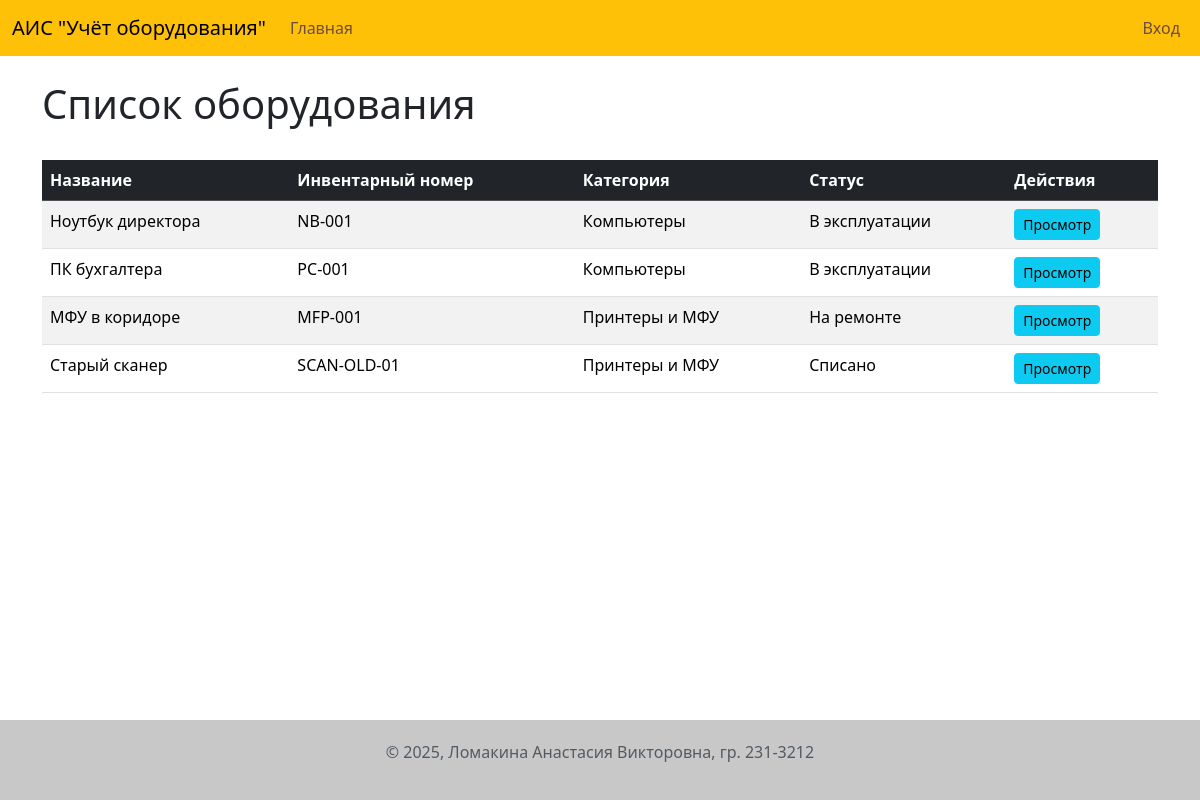
The page /index on the database as committed earlier.
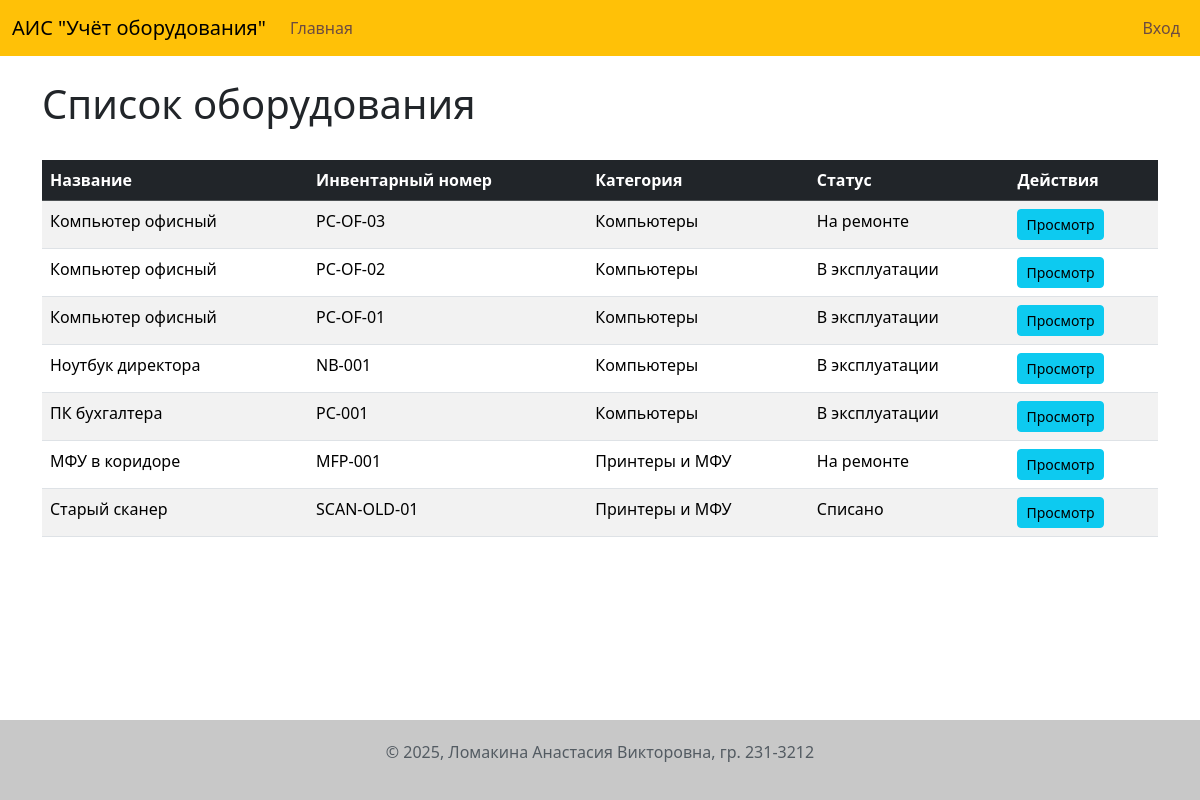
The same page on the database as committed later.
### app/models.py (models this page shows, shortened)
class Equipment(db.Model):
    id = db.Column(db.Integer, primary_key=True)
    name = db.Column(db.String(200), nullable=False)
    inventory_number = db.Column(db.String(100), unique=True, nullable=False)
    purchase_date = db.Column(db.Date, nullable=False, default=date.today)
    cost = db.Column(db.Numeric(10, 2), nullable=False)
    status = db.Column(db.Enum('В эксплуатации', 'На ремонте', 'Списано', name='equipment_status_enum'), nullable=False, default='В эксплуатации')
    notes = db.Column(db.Text)
    category_id = db.Column(db.Integer, db.ForeignKey('category.id'), nullable=False)
    image_id = db.Column(db.Integer, db.ForeignKey('image.id'), nullable=True)
    photo = db.relationship('Image', backref='equipment', uselist=False, lazy=True)
    responsible_persons = db.relationship('ResponsiblePerson', secondary=equipment_responsible_persons, lazy='subquery',
        backref=db.backref('equipments', lazy=True))
    service_history = db.relationship('ServiceHistory', backref='equipment', lazy='dynamic', cascade="all, delete-orphan")

class Category(db.Model):
    id = db.Column(db.Integer, primary_key=True)
    name = db.Column(db.String(100), unique=True, nullable=False)
    description = db.Column(db.Text)
    equipment = db.relationship('Equipment', backref='category', lazy='dynamic')

### app/routes.py (the view)
@bp.route('/')
@bp.route('/index')
def index():
    all_equipment = Equipment.query.order_by(Equipment.purchase_date.desc()).all()
    return render_template('index.html', title='Главная', equipment_list=all_equipment)

### app/templates/index.html (shortened to what this page needs)
{% extends "base.html" %}
{% block content %}
    <div class="d-flex justify-content-between align-items-center mb-4">
        <h1>Список оборудования</h1>
    </div>
    <table class="table table-striped table-hover">
        <thead class="table-dark">
            <tr>
                <th>Название</th>
                <th>Инвентарный номер</th>
                <th>Категория</th>
                <th>Статус</th>
                <th>Действия</th>
            </tr>
        </thead>
        <tbody>
            {% for item in equipment_list %}
            <tr>
                <td>{{ item.name }}</td>
                <td>{{ item.inventory_number }}</td>
                <td>{{ item.category.name }}</td>
                <td>{{ item.status }}</td>
                <td>
                    <a href="{{ url_for('main.equipment_detail', id=item.id) }}" class="btn btn-sm btn-info">Просмотр</a>
                </td>
            </tr>
            {% else %}
            <tr>
                <td colspan="5" class="text-center">Оборудование не найдено.</td>
            </tr>
            {% endfor %}
        </tbody>
    </table>
{% endblock %}

### app/templates/base.html (shortened to what this page needs)
<!DOCTYPE html>
<html lang="ru">
<head>
    <link rel="stylesheet" href="{{ url_for('static', filename='css/style.css') }}">
    <link href="https://cdn.jsdelivr.net/npm/bootstrap@5.3.2/dist/css/bootstrap.min.css" rel="stylesheet">
</head>
<body>
    <header>
        <nav class="navbar navbar-expand-lg">
            <div class="container-fluid">
                <a class="navbar-brand" href="{{ url_for('main.index') }}">АИС "Учёт оборудования"</a>
                <div class="collapse navbar-collapse">
                    <ul class="navbar-nav me-auto mb-2 mb-lg-0">
                        <li class="nav-item">
                            <a class="nav-link" href="{{ url_for('main.index') }}">Главная</a>
                        </li>
                    </ul>
                    <ul class="navbar-nav ms-auto">
                        {% if current_user.is_authenticated %}
                            <li class="nav-item">
                                <span class="navbar-text me-2">
                                    {{ current_user.username }} ({{ current_user.role }})
                                </span>
                            </li>
                            <li class="nav-item">
                                <a class="nav-link" href="{{ url_for('main.logout') }}">Выход</a>
                            </li>
                        {% else %}
                            <li class="nav-item">
                                <a class="nav-link" href="{{ url_for('main.login') }}">Вход</a>
                            </li>
                        {% endif %}
                    </ul>
                </div>
            </div>
        </nav>
    </header>
    <main class="container mt-4">
        {% block content %}{% endblock %}
    </main>
    <footer>
        <div class="container text-center">
            <p>© 2025, Ломакина Анастасия Викторовна, гр. 231-3212</p>
        </div>
    </footer>
</body>
</html>

### app/static/css/style.css (style rules this page uses)
body { display: flex; flex-direction: column; min-height: 100vh; }
main { flex: 1; }
header .navbar { background-color: #ffc107; }
header .navbar a.nav-link { color: #6d4c41; }
footer { background-color: #c8c8c8; padding: 20px 0; margin-top: 40px; color: #535b62; }

Rows that differ between the two databases and show on the page:
added Equipment: name "Компьютер офисный", inventory_number "PC-OF-03", category.name "Компьютеры", status "На ремонте"
added Equipment: name "Компьютер офисный", inventory_number "PC-OF-02", category.name "Компьютеры", status "В эксплуатации"
added Equipment: name "Компьютер офисный", inventory_number "PC-OF-01", category.name "Компьютеры", status "В эксплуатации"
